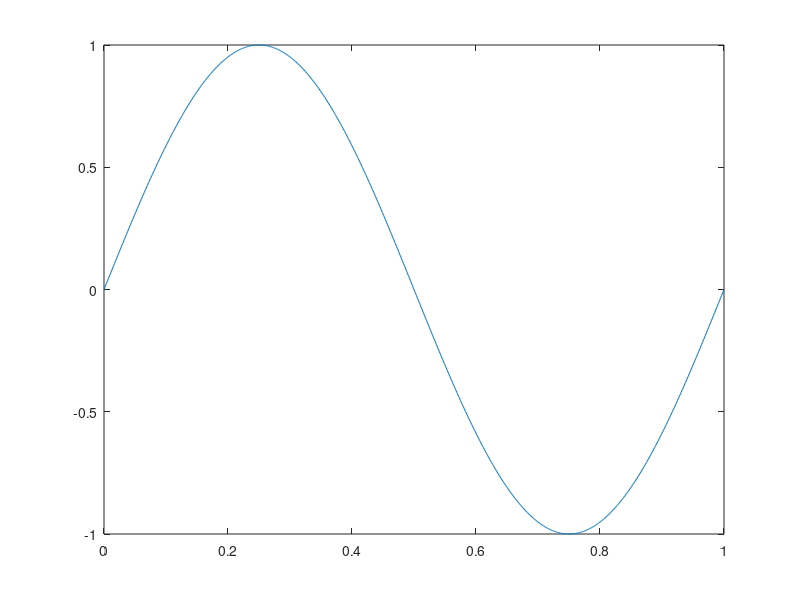
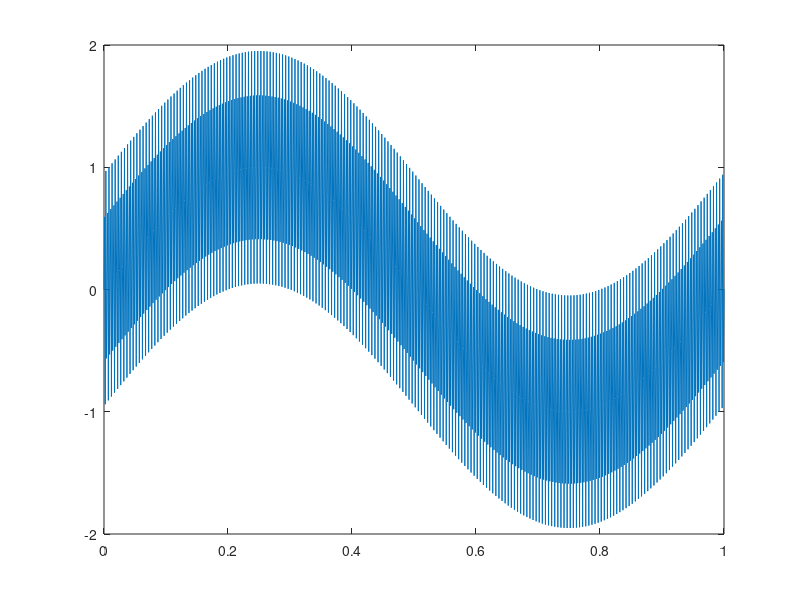

Here is the MATLAB script that generated these plots, in order: (Note: this script raises an error after producing the figures.)
clc;
clear all;
close all;
n=0:0.001:1;
x=sin(2*pi*1*n);
noise=sin(2*pi*400*n);
noisy_inp=noise+x;
plot(n,x)
figure;
plot(n,noisy_inp)
y=conv(noisy_inp,h);
figure;
plot(n,y(1:length(n)))

